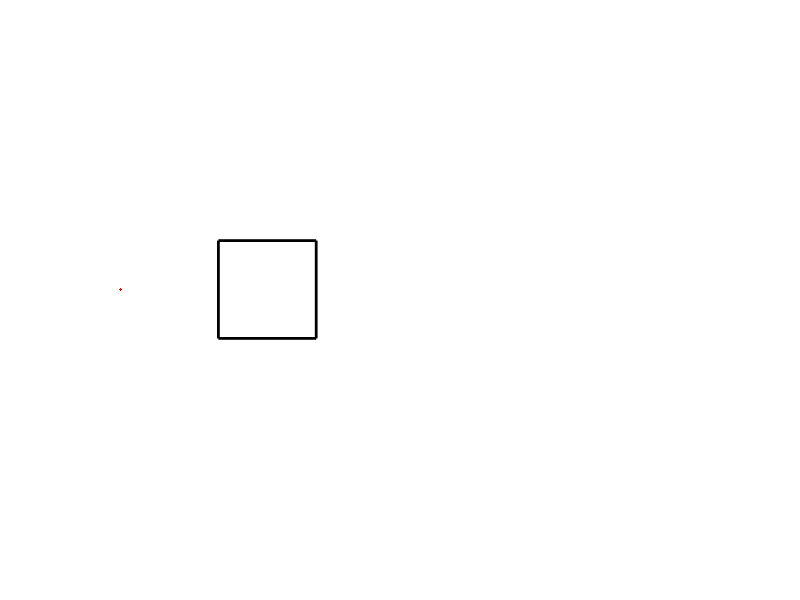

This figure's MATLAB source: (Note: this script raises an error after producing the figure.)
% 定义参数
a = 1;             % a 的值
omega = 2*pi;      % 角速度 (每个周期 2*pi)
numFrames = 50;   % 总帧数
t = linspace(0, 2*pi/omega, numFrames);  % 时间范围

% 初始化 x 和 y 向量
x1 = zeros(size(t));
y1 = zeros(size(t));
x2 = zeros(size(t));
y2 = zeros(size(t));
x3 = zeros(size(t));
y3 = zeros(size(t));
x4 = zeros(size(t));
y4 = zeros(size(t));
px1 = zeros(size(t));
py1 = zeros(size(t));
px2 = zeros(size(t));
py2 = zeros(size(t));
px3 = zeros(size(t));
py3 = zeros(size(t));

% 初始化GIF文件
filename = '7.1.1.3.gif';

for frame = 1:numFrames
    % 计算第一个参数方程的 x(t) 和 y(t) 的值
    if t(frame) >= 0 && t(frame) <= pi/(2*omega)
        x1(frame) = a - a*cos(omega*t(frame));
        y1(frame) = a*sin(omega*t(frame));
    elseif t(frame) > pi/(2*omega) && t(frame) <= pi/omega
        x1(frame) = 2*a - a*cos(omega*t(frame)) - a*sin(omega*t(frame));
        y1(frame) = -a*cos(omega*t(frame)) + a*sin(omega*t(frame));
    elseif t(frame) > pi/omega && t(frame) <= 3*pi/(2*omega)
        x1(frame) = 3*a - a*sin(omega*t(frame));
        y1(frame) = -a*cos(omega*t(frame));
    elseif t(frame) > 3*pi/(2*omega) && t(frame) <= 2*pi/omega
        x1(frame) = 4*a;
        y1(frame) = 0;
    end
    
    % 计算第二个参数方程的 x(t) 和 y(t) 的值
    if t(frame) >= 0 && t(frame) <= pi/(2*omega)
        x2(frame) = a - a*cos(omega*t(frame)) + a*sin(omega*t(frame));
        y2(frame) = a*cos(omega*t(frame)) + a*sin(omega*t(frame));
    elseif t(frame) > pi/(2*omega) && t(frame) <= pi/omega
        x2(frame) = 2*a - a*cos(omega*t(frame));
        y2(frame) = a*sin(omega*t(frame));
    elseif t(frame) > pi/omega && t(frame) <= 3*pi/(2*omega)
        x2(frame) = 3*a;
        y2(frame) = 0;
    elseif t(frame) > 3*pi/(2*omega) && t(frame) <= 2*pi/omega
        x2(frame) = 4*a + a*sin(omega*t(frame));
        y2(frame) = a*cos(omega*t(frame));
    end
    
     % 计算第三个参数方程的 x(t) 和 y(t) 的值
    if t(frame) >= 0 && t(frame) <= pi/(2*omega)
        x3(frame) = a + a*sin(omega*t(frame));
        y3(frame) = a*cos(omega*t(frame));
    elseif t(frame) > pi/(2*omega) && t(frame) <= pi/omega
        x3(frame) = 2*a;
        y3(frame) = 0;
    elseif t(frame) > pi/omega && t(frame) <= 3*pi/(2*omega)
        x3(frame) = 3*a + a*cos(omega*t(frame));
        y3(frame) = -a*sin(omega*t(frame));
    elseif t(frame) > 3*pi/(2*omega) && t(frame) <= 2*pi/omega
        x3(frame) = 4*a + a*sin(omega*t(frame)) + a*cos(omega*t(frame));
        y3(frame) = a*cos(omega*t(frame)) - a*sin(omega*t(frame));
    end

    % 计算第四个参数方程的 x(t) 和 y(t) 的值
    if t(frame) >= 0 && t(frame) <= pi/(2*omega)
        x4(frame) = a;
        y4(frame) = 0;
    elseif t(frame) > pi/(2*omega) && t(frame) <= pi/omega
        x4(frame) = 2*a - a*sin(omega*t(frame));
        y4(frame) = -a*cos(omega*t(frame));
    elseif t(frame) > pi/omega && t(frame) <= 3*pi/(2*omega)
        x4(frame) = 3*a + a*cos(omega*t(frame)) - a*sin(omega*t(frame));
        y4(frame) = -a*cos(omega*t(frame)) - a*sin(omega*t(frame));
    elseif t(frame) > 3*pi/(2*omega) && t(frame) <= 2*pi/omega
        x4(frame) = 4*a + a*cos(omega*t(frame));
        y4(frame) = -a*sin(omega*t(frame));
    end

    % % 绘制四个参数方程的轨迹，可以验证顶点的正确性
    % plot(x1(1:frame), y1(1:frame), 'b', 'LineWidth', 2);
    % hold on;
    % plot(x2(1:frame), y2(1:frame), 'r', 'LineWidth', 2);
    % hold on;
    % plot(x3(1:frame), y3(1:frame), 'g', 'LineWidth', 2);
    % hold on;
    % plot(x4(1:frame), y4(1:frame), 'y', 'LineWidth', 2);
    % hold on;

    % %作出边上一点的运动轨迹（1，2中点）
    % px1(frame) = (x1(frame) + x2(frame))/2;
    % py1(frame) = (y1(frame) + y2(frame))/2;
    % plot(px1(1:frame), py1(1:frame), 'r', 'LineWidth', 2);
    % hold on;

    % % 作出内部一点的运动轨迹（2，4中点）
    % px2(frame) = (x2(frame) + x4(frame))/2;
    % py2(frame) = (y2(frame) + y4(frame))/2;
    % plot(px2(1:frame), py2(1:frame), 'r', 'LineWidth', 2);
    % hold on;

    % 作出外部一点的运动轨迹
    px3(frame) = 3/2 * x1(frame) + 1/2 * x2(frame) - x4(frame);
    py3(frame) = 3/2 * y1(frame) + 1/2 * y2(frame) - y4(frame);
    plot(px3(1:frame), py3(1:frame), 'r', 'LineWidth', 2);
    hold on;

    % 绘画正方形的滚动
    plot([x1(frame), x2(frame), x3(frame), x4(frame), x1(frame)], [y1(frame), y2(frame), y3(frame), y4(frame), y1(frame)], 'k', 'LineWidth', 2);
    axis equal;
    xlabel('x(t)');
    ylabel('y(t)');
    axis([-a, 5*a, -2*a, 3*a]);
    axis off;

    % 保存当前帧为GIF
    frameObj = getframe(gcf);
    im = frame2im(frameObj);
    [A, map] = rgb2ind(im, 256);
    
    if frame == 1
        imwrite(A, map, filename, 'gif', 'LoopCount', Inf, 'DelayTime', 0.1);
    else
        imwrite(A, map, filename, 'gif', 'WriteMode', 'append', 'DelayTime', 0.1);
    end
    
    hold off;
end
























